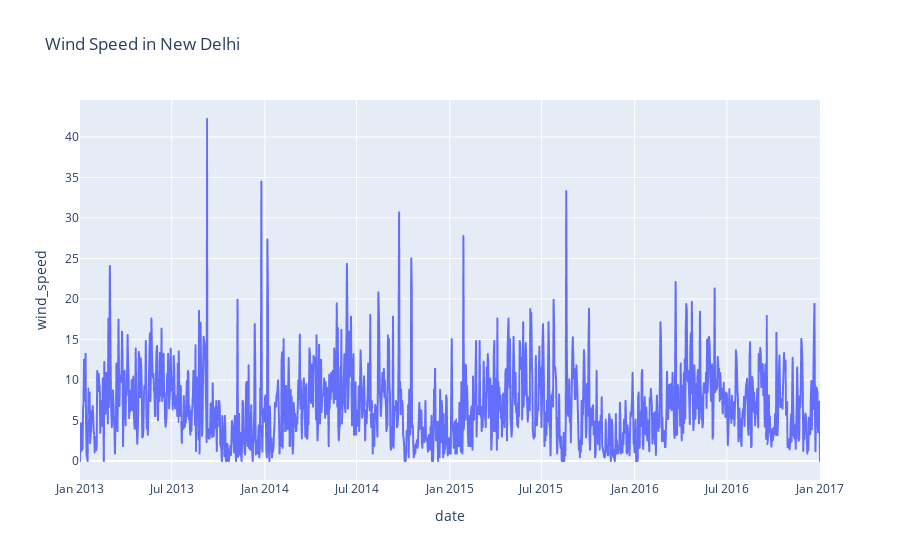

The code cell stored with this chart in its notebook:
### Code cell
fg = px.line(df, x="date", y="wind_speed", title="Wind Speed in New Delhi")
fg.show()

### Figure 1 — Plotly figure (JSON) as saved in the notebook; plotly's stock layout.template omitted (floating-point values rounded to 4 significant figures; data arrays with more than 128 entries replaced by an {"elided": "..."} marker saying what was removed)
{"data": [{"hovertemplate": "date=%{x}<br>wind_speed=%{y}<extra></extra>", "legendgroup": "", "line": {"color": "#636efa", "dash": "solid"}, "marker": {"symbol": "circle"}, "mode": "lines", "name": "", "showlegend": false, "type": "scattergl", "x": {"elided": "1462 str values"}, "xaxis": "x", "y": {"elided": "1462 float values"}, "yaxis": "y"}], "layout": {"legend": {"tracegroupgap": 0}, "title": {"text": "Wind Speed in New Delhi"}, "xaxis": {"anchor": "y", "domain": [0, 1], "title": {"text": "date"}}, "yaxis": {"anchor": "x", "domain": [0, 1], "title": {"text": "wind_speed"}}}}
